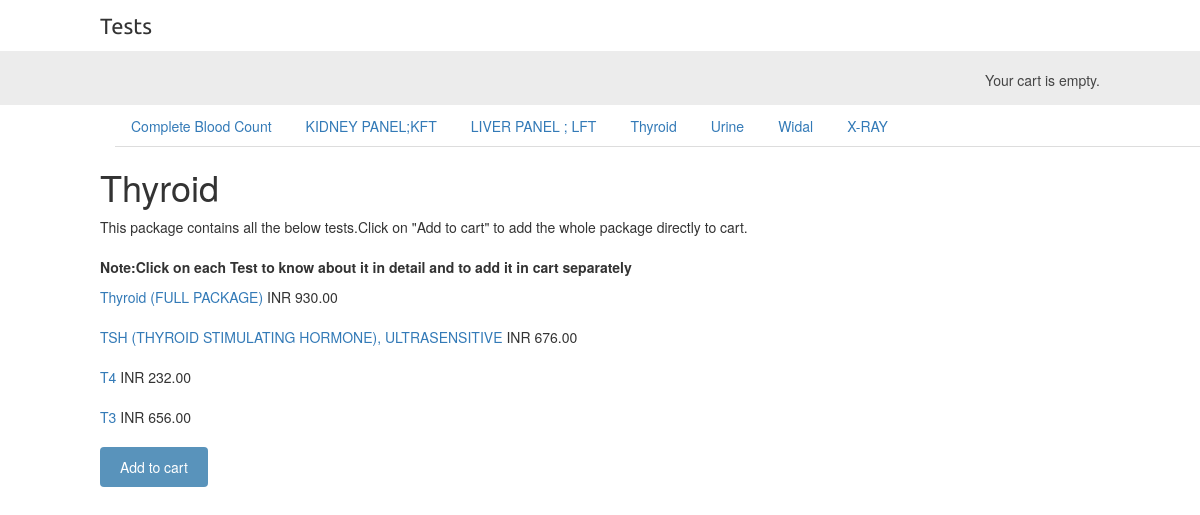
The app's page /thyroid/ with its own data.
### testapp/models.py (models this page shows, shortened)
class Package(models.Model):
    name = models.CharField(max_length=200, db_index=True)
    slug = models.SlugField(max_length=200, db_index=True, unique=True)
    class Meta:
        ordering = ('name',)
        verbose_name = 'package'
        verbose_name_plural = 'packages'
    def get_absolute_url(self):
        return reverse('testapp:test_list_by_package', args=[self.slug])

class Test(models.Model):
    package = models.ForeignKey(Package, related_name='tests')
    name = models.CharField(max_length=200, db_index=True)
    slug = models.SlugField(max_length=200, db_index=True)
    description = models.TextField(blank=True)
    price = models.DecimalField(max_digits=10, decimal_places=2)
    created = models.DateTimeField(auto_now_add=True)
    updated = models.DateTimeField(auto_now=True)
    class Meta:
        ordering = ('-created',)
        index_together = (('id', 'slug'),)
    def get_absolute_url(self):
        return reverse('testapp:test_detail', args=[self.id, self.slug])

### testapp/views.py (the view)
# urls.py: url(r'^(?P<package_slug>[-\w]+)/$', views.test_list, name='test_list_by_package'),
def test_list(request, package_slug=None):
    package = None
    packages = Package.objects.all()
    tests = Test.objects.filter()
    if package_slug:
        package = get_object_or_404(Package, slug=package_slug)
        tests = tests.filter(package=package)
    return render(request, 'testapp/test/list.html', {'package': package,
                                                      'packages': packages,
                                                      'tests': tests})

### cart/cart.py (called while the page is built)
    def __len__(self):
        return sum(item['quantity'] for item in self.cart.values())

### cart/context_processors.py (called while the page is built)
def cart(request):
    return {'cart': Cart(request) }

### testapp/templates/testapp/test/list.html (shortened to what this page needs)
{% extends "testapp/base.html" %}
{% load static %}
{% block content %}
    <div class="container">
      <ul class="nav nav-tabs">
        {% for p in packages %}
            <li {% if package.slug == p.slug %}class="selected"{% endif %}>
                <a href="{{ p.get_absolute_url }}">{{ p.name }}</a>
            </li>
        {% endfor %}
      </ul>
    </div>
    <div id="main" class="test-list">
        <h1>{% if package %}{{ package.name }}</h1>
        <p>This package contains all the below tests.Click on "Add to cart" to add the whole package directly to cart.<br><br>
        <b>Note:Click on each Test to know about it in detail and to add it in cart separately</b></p>
        {% for test in tests %}
            <div class="item">
                <a href="{{ test.get_absolute_url }}">{{ test.name }}</a> INR {{ test.price }}<br>
            <br></div>
        {% endfor %}
        <form action="{% url "cart:cart_add" package.id %}" method="post">
          <input type="submit" value="Add to cart">
        </form>
    {% endif %}
  </div>
{% endblock %}

### testapp/static/css/base.css (style rules this page uses)
body { margin:0; padding:0; font-family:helvetica, sans-serif; }
h1, h2, h3, h4, h5 , h6 { font-family: 'Ubuntu', sans-serif; font-weight:normal; }
a { text-decoration:none; color:#5993bb; }
a.button, input[type="submit"] { color:#fff; background:#5993bb; border-radius:4px; padding:10px 20px; font-size:14px; border:0; }
#main { float:left; width: 96%; margin-right:-220px; overflow:hidden; }

### records on screen
Package: name "Complete Blood Count"
Package: name "KIDNEY PANEL;KFT"
Package: name "LIVER PANEL ; LFT"
Package: name "Thyroid"
Package: name "Urine"
Package: name "Widal"
Package: name "X-RAY"
Test: name "Thyroid (FULL PACKAGE)", price "930.00"
Test: name "TSH (THYROID STIMULATING HORMONE), ULTRASENSITIVE", price "676.00"
Test: name "T4", price "232.00"
Test: name "T3", price "656.00"
